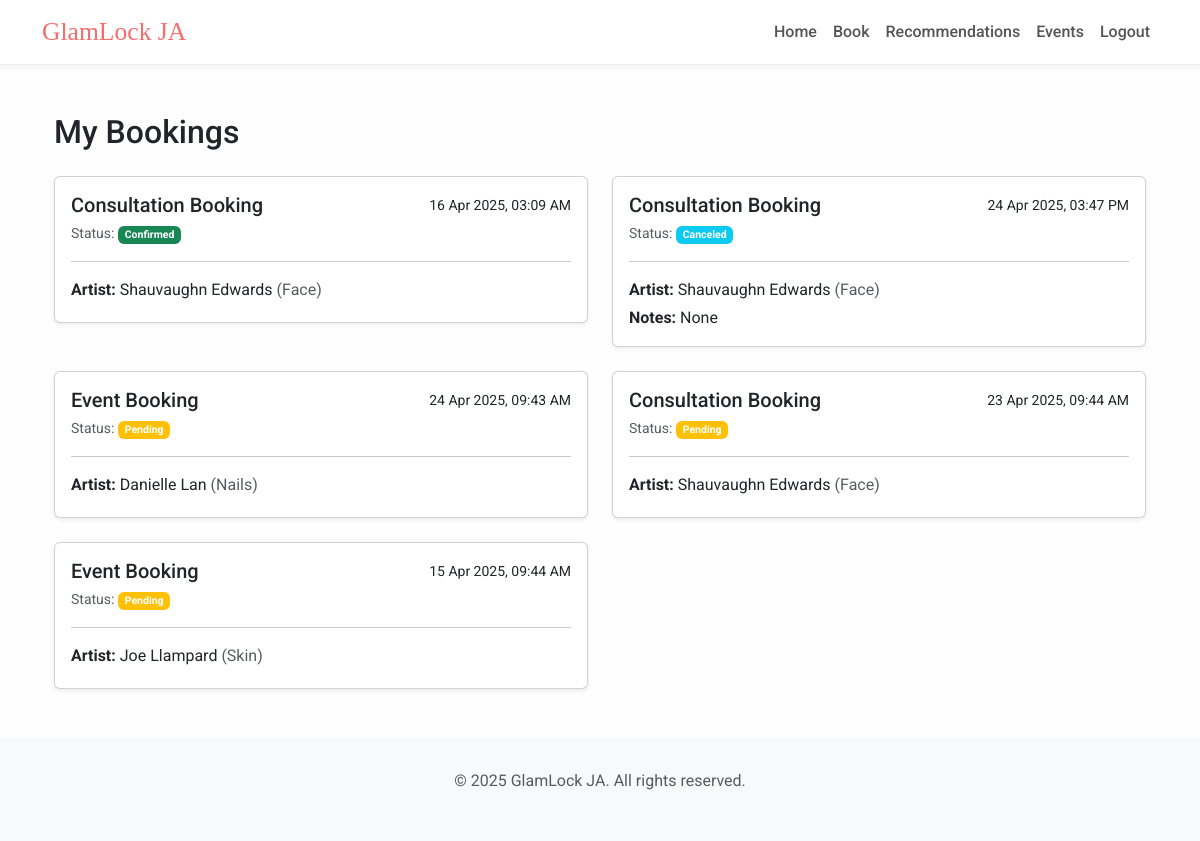
The page /bookings/bookings (signed in) on the database its author committed.
### models/models.py (models this page shows, shortened)
class Booking(db.Model):
    __tablename__ = 'booking'
    id = db.Column(db.Integer, primary_key=True)
    user_id = db.Column(db.Integer, db.ForeignKey('users.id'))
    artist_id = db.Column(db.Integer, db.ForeignKey('artist.id'))
    service_type = db.Column(db.String(50))
    datetime = db.Column(db.DateTime, nullable=False)
    status = db.Column(db.String(20), default='pending')
    notes = db.Column(db.Text)
    client = db.relationship('User', foreign_keys=[user_id], back_populates='client_bookings')
    artist = db.relationship('Artist', foreign_keys=[artist_id], back_populates='artist_bookings')

class User(UserMixin, db.Model):
    __tablename__ = 'users'
    id = db.Column(db.Integer, primary_key=True)
    first_name = db.Column(db.String(50), nullable=False)
    last_name = db.Column(db.String(50), nullable=False)
    email = db.Column(db.String(120), unique=True, nullable=False)
    password_hash = db.Column(db.String(128), nullable=False)
    user_type = db.Column(db.String(20))
    created_at = db.Column(db.DateTime, default=datetime.utcnow)
    client_profile = db.relationship('Client', back_populates='user', uselist=False, cascade='all, delete-orphan')
    artist_profile = db.relationship('Artist', back_populates='user', uselist=False, cascade='all, delete-orphan')
    client_bookings = db.relationship('Booking', back_populates='client', lazy=True)

class Artist(db.Model):
    __tablename__ = 'artist'
    __table_args__ = {'extend_existing': True}
    id = db.Column(db.Integer, db.ForeignKey('users.id'), primary_key=True)
    specialization = db.Column(db.String(100))
    experience = db.Column(db.Integer)
    availability = db.Column(db.Boolean, default=True)
    user = db.relationship('User', back_populates='artist_profile')
    artist_bookings = db.relationship('Booking', back_populates='artist', lazy=True)
    portfolio = db.relationship('Portfolio', back_populates='artist', uselist=False, cascade='all, delete-orphan')
    portfolio_items = db.relationship('PortfolioItem', backref='artist', cascade='all, delete-orphan')
    events = db.relationship('Event', backref='artist', lazy=True)

### operation/bookings/routes.py (the view)
@bookings_bp.route('/bookings')
@login_required
def view_bookings():
    bookings = current_user.client_bookings
    return render_template('bookings/bookings.html', bookings=bookings)

### templates/bookings/bookings.html
{% extends "base.html" %}
{% block content %}
<div class="container mt-5">
  <h2 class="mb-4">My Bookings</h2>
  {% if bookings %}
    <div class="row g-4">
      {% for booking in bookings %}
      <div class="col-md-6">
        <div class="card shadow-sm">
          <div class="card-body">
            <div class="d-flex justify-content-between mb-2">
              <div>
                <h5 class="card-title mb-1">{{ booking.service_type|title }} Booking</h5>
                <small class="text-muted">
                  Status:
                  <span class="badge
                    {% if booking.status == 'pending' %}bg-warning
                    {% elif booking.status == 'confirmed' %}bg-success
                    {% elif booking.status == 'completed' %}bg-secondary
                    {% else %}bg-info{% endif %}">
                    {{ booking.status|title }}
                  </span>
                </small>
              </div>
              <div class="text-end">
                <small>{{ booking.datetime.strftime('%d %b %Y, %I:%M %p') }}</small>
              </div>
            </div>
            <hr>
            <p class="mb-1"><strong>Artist:</strong> {{ booking.artist.user.first_name }} {{ booking.artist.user.last_name }} <span class="text-muted">({{ booking.artist.specialization }})</span></p>
            {% if booking.notes %}
            <p class="mb-0"><strong>Notes:</strong> {{ booking.notes }}</p>
            {% endif %}
          </div>
        </div>
      </div>
      {% endfor %}
    </div>
  {% else %}
    <div class="alert alert-info mt-4">
      No bookings found. <a href="{{ url_for('bookings.book_appointment') }}">Book one now!</a>
    </div>
  {% endif %}
</div>
{% endblock %}

### templates/base.html (style rules this page uses)
body { font-family: 'Roboto', sans-serif; background-color: #fefefe; }

### rows shown on the page
Booking: service_type "Consultation", status "Confirmed", datetime "16 Apr 2025, 03:09 AM", artist.user.first_name "Shauvaughn", artist.user.last_name "Edwards", artist.specialization "Face"
Booking: service_type "Consultation", status "Canceled", datetime "24 Apr 2025, 03:47 PM", artist.user.first_name "Shauvaughn", artist.user.last_name "Edwards", artist.specialization "Face", notes "None"
Booking: service_type "Event", status "Pending", datetime "24 Apr 2025, 09:43 AM", artist.user.first_name "Danielle", artist.user.last_name "Lan", artist.specialization "Nails"
Booking: service_type "Consultation", status "Pending", datetime "23 Apr 2025, 09:44 AM", artist.user.first_name "Shauvaughn", artist.user.last_name "Edwards", artist.specialization "Face"
Booking: service_type "Event", status "Pending", datetime "15 Apr 2025, 09:44 AM", artist.user.first_name "Joe", artist.user.last_name "Llampard", artist.specialization "Skin"

### other values the page prints
{{ current_year or 2025 }} "2025"
